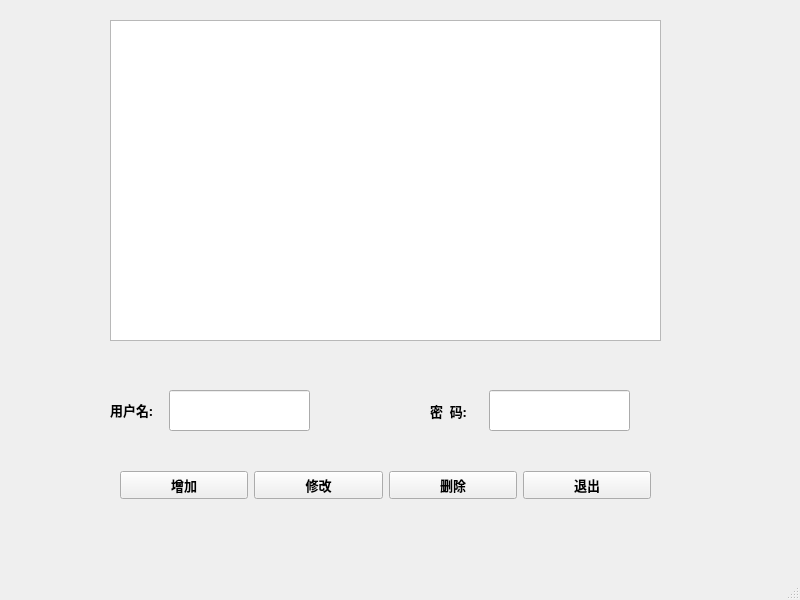
<?xml version="1.0" encoding="UTF-8"?>
<ui version="4.0">
 <class>MainWindow</class>
 <widget class="QMainWindow" name="MainWindow">
  <property name="geometry">
   <rect>
    <x>0</x>
    <y>0</y>
    <width>800</width>
    <height>600</height>
   </rect>
  </property>
  <property name="windowTitle">
   <string>MainWindow</string>
  </property>
  <widget class="QWidget" name="centralwidget">
   <widget class="QTableWidget" name="tableWidget">
    <property name="geometry">
     <rect>
      <x>110</x>
      <y>20</y>
      <width>551</width>
      <height>321</height>
     </rect>
    </property>
   </widget>
   <widget class="QLineEdit" name="editUser">
    <property name="geometry">
     <rect>
      <x>169</x>
      <y>390</y>
      <width>141</width>
      <height>41</height>
     </rect>
    </property>
    <property name="font">
     <font>
      <family>楷体</family>
      <pointsize>10</pointsize>
     </font>
    </property>
   </widget>
   <widget class="QLineEdit" name="editCode">
    <property name="geometry">
     <rect>
      <x>489</x>
      <y>390</y>
      <width>141</width>
      <height>41</height>
     </rect>
    </property>
    <property name="font">
     <font>
      <family>楷体</family>
      <pointsize>10</pointsize>
     </font>
    </property>
   </widget>
   <widget class="QLabel" name="label">
    <property name="geometry">
     <rect>
      <x>110</x>
      <y>400</y>
      <width>61</width>
      <height>20</height>
     </rect>
    </property>
    <property name="font">
     <font>
      <family>微软雅黑</family>
      <pointsize>10</pointsize>
      <weight>75</weight>
      <bold>true</bold>
     </font>
    </property>
    <property name="text">
     <string>用户名:</string>
    </property>
   </widget>
   <widget class="QLabel" name="label_2">
    <property name="geometry">
     <rect>
      <x>430</x>
      <y>400</y>
      <width>51</width>
      <height>21</height>
     </rect>
    </property>
    <property name="font">
     <font>
      <family>微软雅黑</family>
      <pointsize>10</pointsize>
      <weight>75</weight>
      <bold>true</bold>
     </font>
    </property>
    <property name="text">
     <string>密  码:</string>
    </property>
   </widget>
   <widget class="QWidget" name="">
    <property name="geometry">
     <rect>
      <x>120</x>
      <y>440</y>
      <width>531</width>
      <height>91</height>
     </rect>
    </property>
    <layout class="QHBoxLayout" name="horizontalLayout">
     <item>
      <widget class="QPushButton" name="btnAdd">
       <property name="font">
        <font>
         <family>微软雅黑</family>
         <pointsize>10</pointsize>
         <weight>75</weight>
         <bold>true</bold>
        </font>
       </property>
       <property name="text">
        <string>增加</string>
       </property>
      </widget>
     </item>
     <item>
      <widget class="QPushButton" name="btnUpdate">
       <property name="font">
        <font>
         <family>微软雅黑</family>
         <pointsize>10</pointsize>
         <weight>75</weight>
         <bold>true</bold>
        </font>
       </property>
       <property name="text">
        <string>修改</string>
       </property>
      </widget>
     </item>
     <item>
      <widget class="QPushButton" name="btnDelete">
       <property name="font">
        <font>
         <family>微软雅黑</family>
         <pointsize>10</pointsize>
         <weight>75</weight>
         <bold>true</bold>
        </font>
       </property>
       <property name="text">
        <string>删除</string>
       </property>
      </widget>
     </item>
     <item>
      <widget class="QPushButton" name="btnQuit">
       <property name="font">
        <font>
         <family>微软雅黑</family>
         <pointsize>10</pointsize>
         <weight>75</weight>
         <bold>true</bold>
        </font>
       </property>
       <property name="text">
        <string>退出</string>
       </property>
      </widget>
     </item>
    </layout>
   </widget>
  </widget>
  <widget class="QMenuBar" name="menubar">
   <property name="geometry">
    <rect>
     <x>0</x>
     <y>0</y>
     <width>800</width>
     <height>26</height>
    </rect>
   </property>
  </widget>
  <widget class="QStatusBar" name="statusbar"/>
 </widget>
 <resources/>
 <connections/>
</ui>
